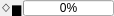
<?xml version="1.0" encoding="UTF-8"?>
<ui version="4.0">
 <class>ResultStateWidget</class>
 <widget class="QWidget" name="ResultStateWidget">
  <property name="geometry">
   <rect>
    <x>0</x>
    <y>0</y>
    <width>141</width>
    <height>16</height>
   </rect>
  </property>
  <property name="sizePolicy">
   <sizepolicy hsizetype="Fixed" vsizetype="Fixed">
    <horstretch>0</horstretch>
    <verstretch>0</verstretch>
   </sizepolicy>
  </property>
  <property name="maximumSize">
   <size>
    <width>16777215</width>
    <height>16</height>
   </size>
  </property>
  <property name="windowTitle">
   <string>ResultStateWidget</string>
  </property>
  <layout class="QHBoxLayout" name="horizontalLayout">
   <property name="spacing">
    <number>0</number>
   </property>
   <property name="sizeConstraint">
    <enum>QLayout::SetFixedSize</enum>
   </property>
   <property name="margin">
    <number>0</number>
   </property>
   <item>
    <widget class="QLabel" name="_stateNoResult">
     <property name="sizePolicy">
      <sizepolicy hsizetype="Minimum" vsizetype="Preferred">
       <horstretch>0</horstretch>
       <verstretch>0</verstretch>
      </sizepolicy>
     </property>
     <property name="maximumSize">
      <size>
       <width>16777215</width>
       <height>16</height>
      </size>
     </property>
     <property name="text">
      <string>◇</string>
     </property>
    </widget>
   </item>
   <item>
    <widget class="QLabel" name="_stateResult">
     <property name="maximumSize">
      <size>
       <width>16777215</width>
       <height>16</height>
      </size>
     </property>
     <property name="text">
      <string>▆</string>
     </property>
    </widget>
   </item>
   <item>
    <widget class="QProgressBar" name="_stateRunning">
     <property name="maximumSize">
      <size>
       <width>16777215</width>
       <height>16</height>
      </size>
     </property>
     <property name="value">
      <number>0</number>
     </property>
    </widget>
   </item>
  </layout>
 </widget>
 <layoutdefault spacing="6" margin="11"/>
 <resources/>
 <connections/>
</ui>
